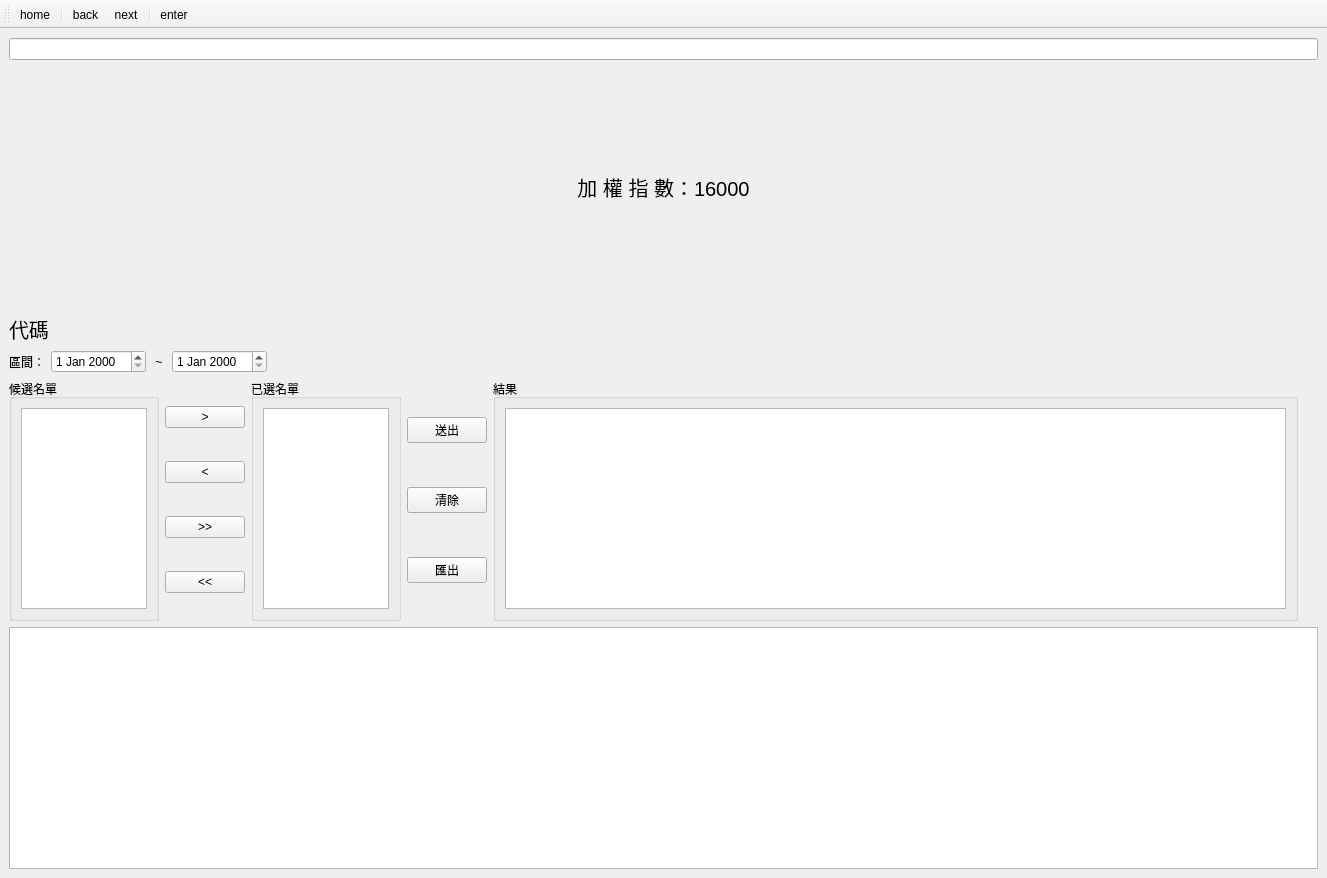
<?xml version="1.0" encoding="UTF-8"?>
<ui version="4.0">
 <class>MainWindow</class>
 <widget class="QMainWindow" name="MainWindow">
  <property name="geometry">
   <rect>
    <x>0</x>
    <y>0</y>
    <width>1327</width>
    <height>878</height>
   </rect>
  </property>
  <property name="windowTitle">
   <string>MainWindow</string>
  </property>
  <widget class="QWidget" name="centralwidget">
   <layout class="QVBoxLayout" name="verticalLayout">
    <item>
     <widget class="QLineEdit" name="lineEdit"/>
    </item>
    <item>
     <widget class="QLabel" name="label_2">
      <property name="sizePolicy">
       <sizepolicy hsizetype="Expanding" vsizetype="Expanding">
        <horstretch>0</horstretch>
        <verstretch>0</verstretch>
       </sizepolicy>
      </property>
      <property name="font">
       <font>
        <pointsize>15</pointsize>
       </font>
      </property>
      <property name="text">
       <string>加 權 指 數：16000</string>
      </property>
      <property name="alignment">
       <set>Qt::AlignCenter</set>
      </property>
     </widget>
    </item>
    <item>
     <widget class="QLabel" name="label_3">
      <property name="sizePolicy">
       <sizepolicy hsizetype="Fixed" vsizetype="Fixed">
        <horstretch>0</horstretch>
        <verstretch>0</verstretch>
       </sizepolicy>
      </property>
      <property name="font">
       <font>
        <pointsize>15</pointsize>
       </font>
      </property>
      <property name="text">
       <string>代碼</string>
      </property>
     </widget>
    </item>
    <item>
     <layout class="QHBoxLayout" name="horizontalLayout">
      <item>
       <widget class="QLabel" name="label">
        <property name="text">
         <string>區間：</string>
        </property>
       </widget>
      </item>
      <item>
       <widget class="QDateEdit" name="dateEdit"/>
      </item>
      <item>
       <widget class="QLabel" name="label_4">
        <property name="text">
         <string> ~ </string>
        </property>
       </widget>
      </item>
      <item>
       <widget class="QDateEdit" name="dateEdit_2"/>
      </item>
      <item>
       <spacer name="horizontalSpacer">
        <property name="orientation">
         <enum>Qt::Horizontal</enum>
        </property>
        <property name="sizeHint" stdset="0">
         <size>
          <width>40</width>
          <height>20</height>
         </size>
        </property>
       </spacer>
      </item>
     </layout>
    </item>
    <item>
     <layout class="QHBoxLayout" name="horizontalLayout_2">
      <item>
       <widget class="QGroupBox" name="groupBox">
        <property name="maximumSize">
         <size>
          <width>150</width>
          <height>16777215</height>
         </size>
        </property>
        <property name="title">
         <string>候選名單</string>
        </property>
        <layout class="QVBoxLayout" name="verticalLayout_4">
         <item>
          <widget class="QListWidget" name="listWidget">
           <property name="maximumSize">
            <size>
             <width>150</width>
             <height>16777215</height>
            </size>
           </property>
          </widget>
         </item>
        </layout>
       </widget>
      </item>
      <item>
       <layout class="QVBoxLayout" name="verticalLayout_2">
        <item>
         <widget class="QPushButton" name="pushButton_4">
          <property name="text">
           <string>&gt;</string>
          </property>
         </widget>
        </item>
        <item>
         <widget class="QPushButton" name="pushButton_3">
          <property name="text">
           <string>&lt;</string>
          </property>
         </widget>
        </item>
        <item>
         <widget class="QPushButton" name="pushButton_2">
          <property name="text">
           <string>&gt;&gt;</string>
          </property>
         </widget>
        </item>
        <item>
         <widget class="QPushButton" name="pushButton">
          <property name="text">
           <string>&lt;&lt;</string>
          </property>
         </widget>
        </item>
       </layout>
      </item>
      <item>
       <widget class="QGroupBox" name="groupBox_2">
        <property name="maximumSize">
         <size>
          <width>150</width>
          <height>16777215</height>
         </size>
        </property>
        <property name="title">
         <string>已選名單</string>
        </property>
        <layout class="QVBoxLayout" name="verticalLayout_5">
         <item>
          <widget class="QListWidget" name="listWidget_2"/>
         </item>
        </layout>
       </widget>
      </item>
      <item>
       <layout class="QVBoxLayout" name="verticalLayout_3">
        <item>
         <widget class="QPushButton" name="pushButton_7">
          <property name="text">
           <string>送出</string>
          </property>
         </widget>
        </item>
        <item>
         <widget class="QPushButton" name="pushButton_6">
          <property name="text">
           <string>清除</string>
          </property>
         </widget>
        </item>
        <item>
         <widget class="QPushButton" name="pushButton_5">
          <property name="text">
           <string>匯出</string>
          </property>
         </widget>
        </item>
       </layout>
      </item>
      <item>
       <widget class="QGroupBox" name="groupBox_3">
        <property name="title">
         <string>結果</string>
        </property>
        <layout class="QVBoxLayout" name="verticalLayout_6">
         <item>
          <widget class="QTableView" name="tableView"/>
         </item>
        </layout>
       </widget>
      </item>
      <item>
       <spacer name="verticalSpacer">
        <property name="orientation">
         <enum>Qt::Vertical</enum>
        </property>
        <property name="sizeHint" stdset="0">
         <size>
          <width>20</width>
          <height>40</height>
         </size>
        </property>
       </spacer>
      </item>
     </layout>
    </item>
    <item>
     <widget class="QListWidget" name="listWidget_3"/>
    </item>
   </layout>
  </widget>
  <widget class="QToolBar" name="toolBar">
   <property name="windowTitle">
    <string>toolBar</string>
   </property>
   <attribute name="toolBarArea">
    <enum>TopToolBarArea</enum>
   </attribute>
   <attribute name="toolBarBreak">
    <bool>false</bool>
   </attribute>
   <addaction name="actionhome"/>
   <addaction name="separator"/>
   <addaction name="actionback"/>
   <addaction name="actionnext"/>
   <addaction name="separator"/>
   <addaction name="actionenter"/>
  </widget>
  <action name="actionhome">
   <property name="icon">
    <iconset resource="icon.qrc">
     <normaloff>:/icon/house.png</normaloff>:/icon/house.png</iconset>
   </property>
   <property name="text">
    <string>home</string>
   </property>
  </action>
  <action name="actionback">
   <property name="icon">
    <iconset resource="icon.qrc">
     <normaloff>:/icon/iconfinder_restart-1_18208.png</normaloff>:/icon/iconfinder_restart-1_18208.png</iconset>
   </property>
   <property name="text">
    <string>back</string>
   </property>
  </action>
  <action name="actionnext">
   <property name="icon">
    <iconset resource="icon.qrc">
     <normaloff>:/icon/iconfinder_restart-1_18209.png</normaloff>:/icon/iconfinder_restart-1_18209.png</iconset>
   </property>
   <property name="text">
    <string>next</string>
   </property>
  </action>
  <action name="actionenter">
   <property name="icon">
    <iconset resource="icon.qrc">
     <normaloff>:/icon/enter.png</normaloff>:/icon/enter.png</iconset>
   </property>
   <property name="text">
    <string>enter</string>
   </property>
  </action>
 </widget>
 <resources>
  <include location="icon.qrc"/>
 </resources>
 <connections/>
</ui>
